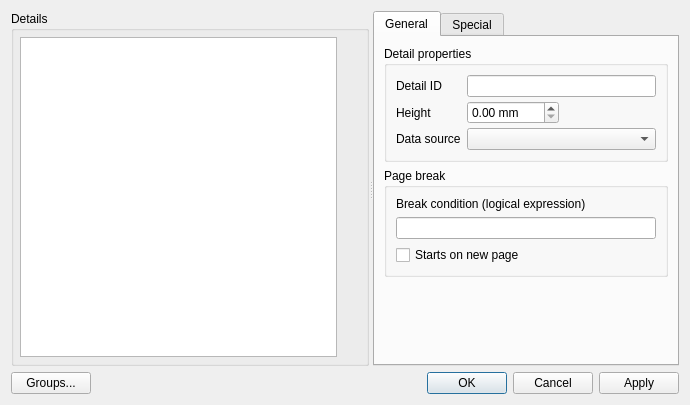
<?xml version="1.0" encoding="UTF-8"?>
<ui version="4.0">
 <class>NCRDDetailDialogUI</class>
 <widget class="QDialog" name="NCRDDetailDialogUI">
  <property name="geometry">
   <rect>
    <x>0</x>
    <y>0</y>
    <width>690</width>
    <height>405</height>
   </rect>
  </property>
  <property name="windowTitle">
   <string>Detail settings</string>
  </property>
  <layout class="QVBoxLayout" name="verticalLayout" stretch="20,1">
   <item>
    <widget class="QSplitter" name="splitter">
     <property name="orientation">
      <enum>Qt::Horizontal</enum>
     </property>
     <widget class="QGroupBox" name="gbLeft">
      <property name="title">
       <string>Details</string>
      </property>
      <layout class="QHBoxLayout" name="layDetails">
       <property name="spacing">
        <number>3</number>
       </property>
       <property name="margin">
        <number>6</number>
       </property>
       <item>
        <widget class="QListView" name="listView"/>
       </item>
       <item>
        <layout class="QVBoxLayout" name="layAddBtn">
         <property name="spacing">
          <number>3</number>
         </property>
         <item>
          <widget class="NCRDPanelButtons" name="panelButtons" native="true"/>
         </item>
         <item>
          <spacer name="spacer">
           <property name="orientation">
            <enum>Qt::Vertical</enum>
           </property>
           <property name="sizeHint" stdset="0">
            <size>
             <width>20</width>
             <height>16</height>
            </size>
           </property>
          </spacer>
         </item>
        </layout>
       </item>
      </layout>
     </widget>
     <widget class="QTabWidget" name="tabWidget">
      <property name="currentIndex">
       <number>0</number>
      </property>
      <widget class="QWidget" name="tab">
       <attribute name="title">
        <string>General</string>
       </attribute>
       <layout class="QVBoxLayout" name="verticalLayout_2">
        <item>
         <widget class="QGroupBox" name="groupBox">
          <property name="title">
           <string>Detail properties</string>
          </property>
          <layout class="QGridLayout" name="Layout_5554">
           <property name="verticalSpacing">
            <number>4</number>
           </property>
           <item row="2" column="1" colspan="2">
            <widget class="QComboBox" name="comboDataSource"/>
           </item>
           <item row="1" column="0">
            <widget class="QLabel" name="label_3">
             <property name="text">
              <string>Height</string>
             </property>
            </widget>
           </item>
           <item row="1" column="1">
            <widget class="QDoubleSpinBox" name="spHeight">
             <property name="suffix">
              <string> mm</string>
             </property>
             <property name="maximum">
              <double>999.990000000000009</double>
             </property>
            </widget>
           </item>
           <item row="2" column="0">
            <widget class="QLabel" name="label_4">
             <property name="sizePolicy">
              <sizepolicy hsizetype="Maximum" vsizetype="Preferred">
               <horstretch>0</horstretch>
               <verstretch>0</verstretch>
              </sizepolicy>
             </property>
             <property name="text">
              <string>Data source</string>
             </property>
            </widget>
           </item>
           <item row="0" column="1" colspan="2">
            <widget class="QLineEdit" name="leDetailID"/>
           </item>
           <item row="0" column="0">
            <widget class="QLabel" name="label_2">
             <property name="text">
              <string>Detail ID</string>
             </property>
            </widget>
           </item>
          </layout>
         </widget>
        </item>
        <item>
         <widget class="QGroupBox" name="gbBreak">
          <property name="title">
           <string>Page break</string>
          </property>
          <layout class="QVBoxLayout" name="layPbreak">
           <item>
            <widget class="QLabel" name="label">
             <property name="text">
              <string>Break condition (logical expression)</string>
             </property>
            </widget>
           </item>
           <item>
            <widget class="QLineEdit" name="pageBreakCond"/>
           </item>
           <item>
            <widget class="QCheckBox" name="cbNewPage">
             <property name="text">
              <string>Starts on new page</string>
             </property>
            </widget>
           </item>
          </layout>
         </widget>
        </item>
        <item>
         <spacer name="verticalSpacer">
          <property name="orientation">
           <enum>Qt::Vertical</enum>
          </property>
          <property name="sizeHint" stdset="0">
           <size>
            <width>20</width>
            <height>40</height>
           </size>
          </property>
         </spacer>
        </item>
       </layout>
      </widget>
      <widget class="QWidget" name="tab_2">
       <attribute name="title">
        <string>Special</string>
       </attribute>
       <layout class="QVBoxLayout" name="verticalLayout_3">
        <item>
         <widget class="QGroupBox" name="groupBox_2">
          <property name="title">
           <string>Secondary data source</string>
          </property>
          <layout class="QFormLayout" name="formLayout">
           <item row="0" column="0">
            <widget class="QLabel" name="label_6">
             <property name="text">
              <string>Secondary data source</string>
             </property>
            </widget>
           </item>
           <item row="0" column="1">
            <widget class="QComboBox" name="comboDataSource2"/>
           </item>
          </layout>
         </widget>
        </item>
        <item>
         <widget class="QGroupBox" name="groupBox_3">
          <property name="title">
           <string>Alternating rows</string>
          </property>
          <layout class="QFormLayout" name="formLayout_2">
           <property name="fieldGrowthPolicy">
            <enum>QFormLayout::AllNonFixedFieldsGrow</enum>
           </property>
           <item row="0" column="1">
            <widget class="QComboBox" name="comboAlternateMode">
             <item>
              <property name="text">
               <string>Disabled</string>
              </property>
             </item>
             <item>
              <property name="text">
               <string>Odd rows</string>
              </property>
             </item>
             <item>
              <property name="text">
               <string>Even rows</string>
              </property>
             </item>
            </widget>
           </item>
           <item row="0" column="0">
            <widget class="QLabel" name="label_7">
             <property name="text">
              <string>Alternating mode</string>
             </property>
            </widget>
           </item>
           <item row="2" column="1">
            <widget class="QLineEdit" name="alternateColor"/>
           </item>
           <item row="2" column="0">
            <widget class="QLabel" name="label_5">
             <property name="text">
              <string>Background color</string>
             </property>
            </widget>
           </item>
           <item row="1" column="0" colspan="2">
            <widget class="QCheckBox" name="cbAlternateDefaultColor">
             <property name="text">
              <string>Use default background color</string>
             </property>
            </widget>
           </item>
          </layout>
         </widget>
        </item>
        <item>
         <spacer name="verticalSpacer_2">
          <property name="orientation">
           <enum>Qt::Vertical</enum>
          </property>
          <property name="sizeHint" stdset="0">
           <size>
            <width>20</width>
            <height>229</height>
           </size>
          </property>
         </spacer>
        </item>
       </layout>
      </widget>
     </widget>
    </widget>
   </item>
   <item>
    <layout class="QHBoxLayout" name="btnLayout">
     <property name="spacing">
      <number>3</number>
     </property>
     <item>
      <widget class="QPushButton" name="btnGrouping">
       <property name="text">
        <string>Groups...</string>
       </property>
      </widget>
     </item>
     <item>
      <widget class="QDialogButtonBox" name="buttonBox">
       <property name="orientation">
        <enum>Qt::Horizontal</enum>
       </property>
       <property name="standardButtons">
        <set>QDialogButtonBox::Apply|QDialogButtonBox::Cancel|QDialogButtonBox::Ok</set>
       </property>
      </widget>
     </item>
    </layout>
   </item>
  </layout>
 </widget>
 <customwidgets>
  <customwidget>
   <class>NCRDPanelButtons</class>
   <extends>QWidget</extends>
   <header>ncrdpanelbuttons.h</header>
   <container>1</container>
  </customwidget>
 </customwidgets>
 <tabstops>
  <tabstop>listView</tabstop>
  <tabstop>leDetailID</tabstop>
  <tabstop>spHeight</tabstop>
  <tabstop>comboDataSource</tabstop>
  <tabstop>pageBreakCond</tabstop>
  <tabstop>buttonBox</tabstop>
  <tabstop>btnGrouping</tabstop>
 </tabstops>
 <resources/>
 <connections>
  <connection>
   <sender>buttonBox</sender>
   <signal>accepted()</signal>
   <receiver>NCRDDetailDialogUI</receiver>
   <slot>accept()</slot>
   <hints>
    <hint type="sourcelabel">
     <x>248</x>
     <y>254</y>
    </hint>
    <hint type="destinationlabel">
     <x>157</x>
     <y>274</y>
    </hint>
   </hints>
  </connection>
  <connection>
   <sender>buttonBox</sender>
   <signal>rejected()</signal>
   <receiver>NCRDDetailDialogUI</receiver>
   <slot>reject()</slot>
   <hints>
    <hint type="sourcelabel">
     <x>316</x>
     <y>260</y>
    </hint>
    <hint type="destinationlabel">
     <x>286</x>
     <y>274</y>
    </hint>
   </hints>
  </connection>
 </connections>
</ui>
